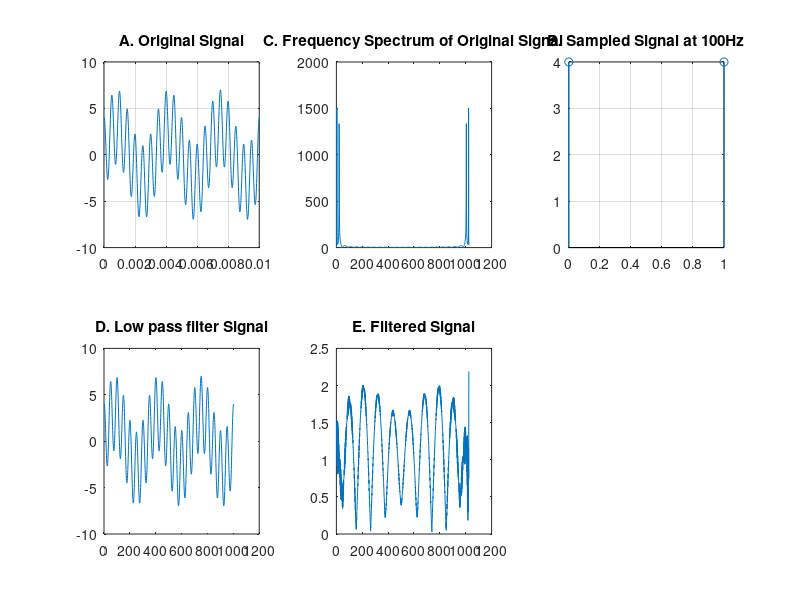

MATLAB code to generate this figure:
clear all
close all
t=0:.00001:0.01;
x=3*sin(600*pi*t)+4*cos(4000*pi*t);
subplot(2,3,1)
plot(t,x);
title('A. Original Signal');
grid on;

%%Frequency response of the samples
subplot(2,3,2);
x_fft=abs(fft(x, 1024));
plot(x_fft)
title('C. Frequency Spectrum of Original Signal');

%%sampling at 100Hz
subplot(2,3,3)
Fs=100; %%Fs is the sampling reate
Ts=1/Fs; %%Fs is teh sampling frequency
delta=zeros(1, length(t));
delta(mod(t,Ts)==00)=1; %%sampling signal
x_s=x.*delta; %%multiple with impulse train, train on 1's and 0's
x_s=x_s(x_s~=0); %%pick samples that are non-zeros
stem(0:length(x_s)-1, x_s);
title('B. Sampled Signal at 100Hz');
grid on;

%% Signal through low pass filter
%%x=3*sin(600*pi*t)+4*cos(4000*pi*t); %%original signal
subplot(2,3,4);
plot(x)
title('D. Low pass filter Signal');
x_fft=(fft(x,512)); %%frequency spectrum

x_fft(500:512)=0; %%supress high band
x_rec=(ifft(x_fft, 1024)); %%get the time respose back
subplot(2,3,5);
plot(abs(x_rec));
title('E. Filtered Signal');
